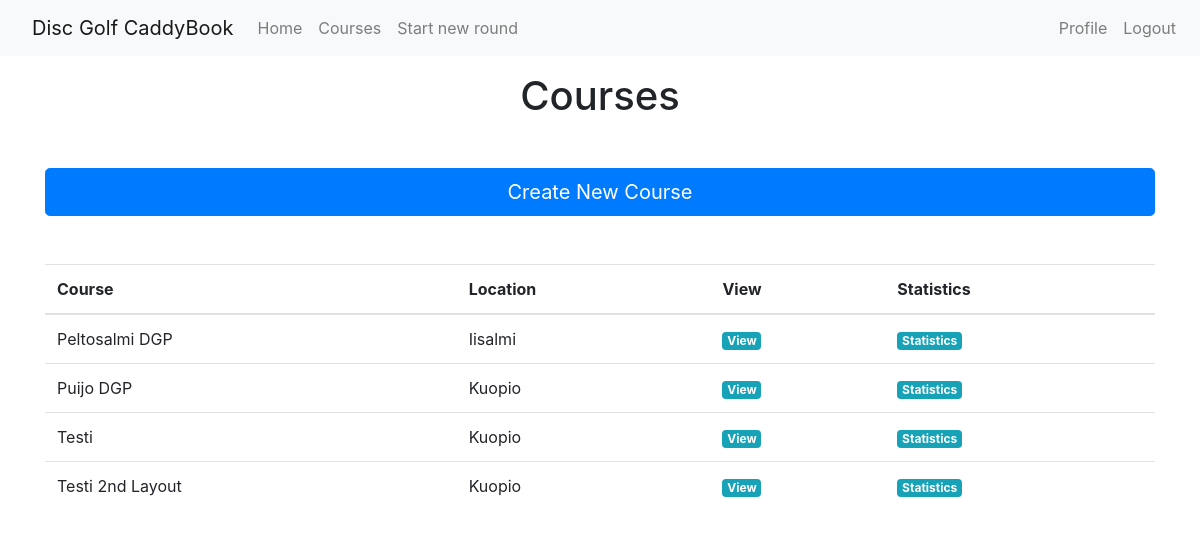
The app's page /courses (signed in), older data.
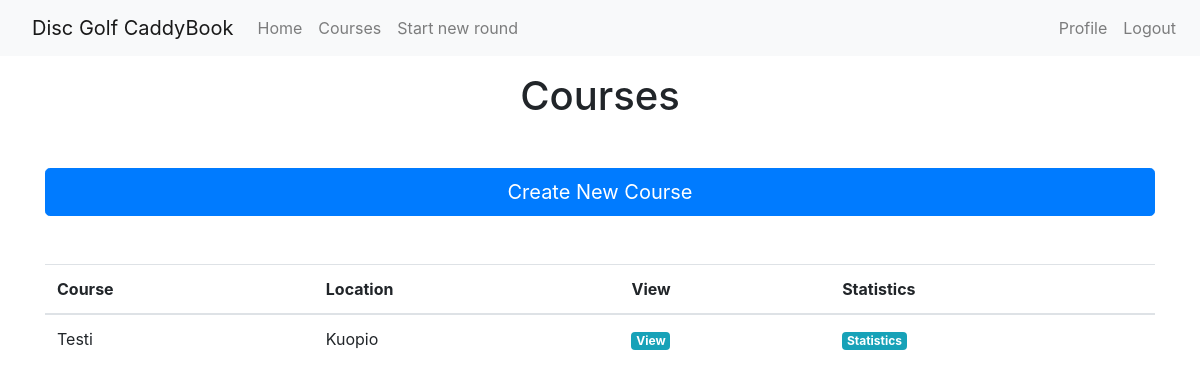
The same page, newer data.
### app/models.py (models this page shows, shortened)
class Course(db.Model):
    id = db.Column(db.Integer, primary_key=True)
    coursename = db.Column(db.String(64), index=True, unique=True)
    courseholes = db.Column(db.Integer)
    courselocation = db.Column(db.String(64))
    rounds = db.relationship('Round', backref='course', lazy='dynamic')
    holes = db.relationship('Hole', backref='course', lazy='dynamic')

### app/routes.py (the view)
@app.route('/courses')
@login_required
def courses():
    courses = Course.query.all()
    return render_template('courses.html', courses = courses)

### app/models.py (called while the page is built)
@login.user_loader
def load_user(id):
    return User.query.get(int(id))

### app/templates/courses.html
{% extends "base.html" %}
{% block content %}
<div class="container my-3">
    <h1 class="text-center">Courses</h1>
</div>
<div class="container my-5">
    <a class="btn btn-primary btn-lg btn-block" href="{{ url_for('createcourse') }}" role="button">Create New Course</a>
</div>
<div class="container my-3">
    <table class="table">
        <thead>
            <tr>
                <th scope="col">Course</th>
                <th scope="col">Location</th>
                <th scope="col">View</th>
                <th scope="col">Statistics</th>
            </tr>
        </thead>
        <tbody>
            {% for course in courses %}
            <tr>
                <td>{{ course.coursename }}</td>
                <td>{{ course.courselocation }}</td>
                <td><a class="badge badge-info" href="{{ url_for('course', coursename=course.coursename) }}">View</a></td>
                <td><a class="badge badge-info"
                        href="{{ url_for('analyzecourse', coursename=course.coursename) }}">Statistics</a></td>
            </tr>
            {% endfor %}
        </tbody>
    </table>
</div>
{% endblock %}

Row changes from the older to the newer data that the page shows:
removed Course: coursename "Peltosalmi DGP", courselocation "Iisalmi"
removed Course: coursename "Puijo DGP", courselocation "Kuopio"
removed Course: coursename "Testi 2nd Layout", courselocation "Kuopio"
